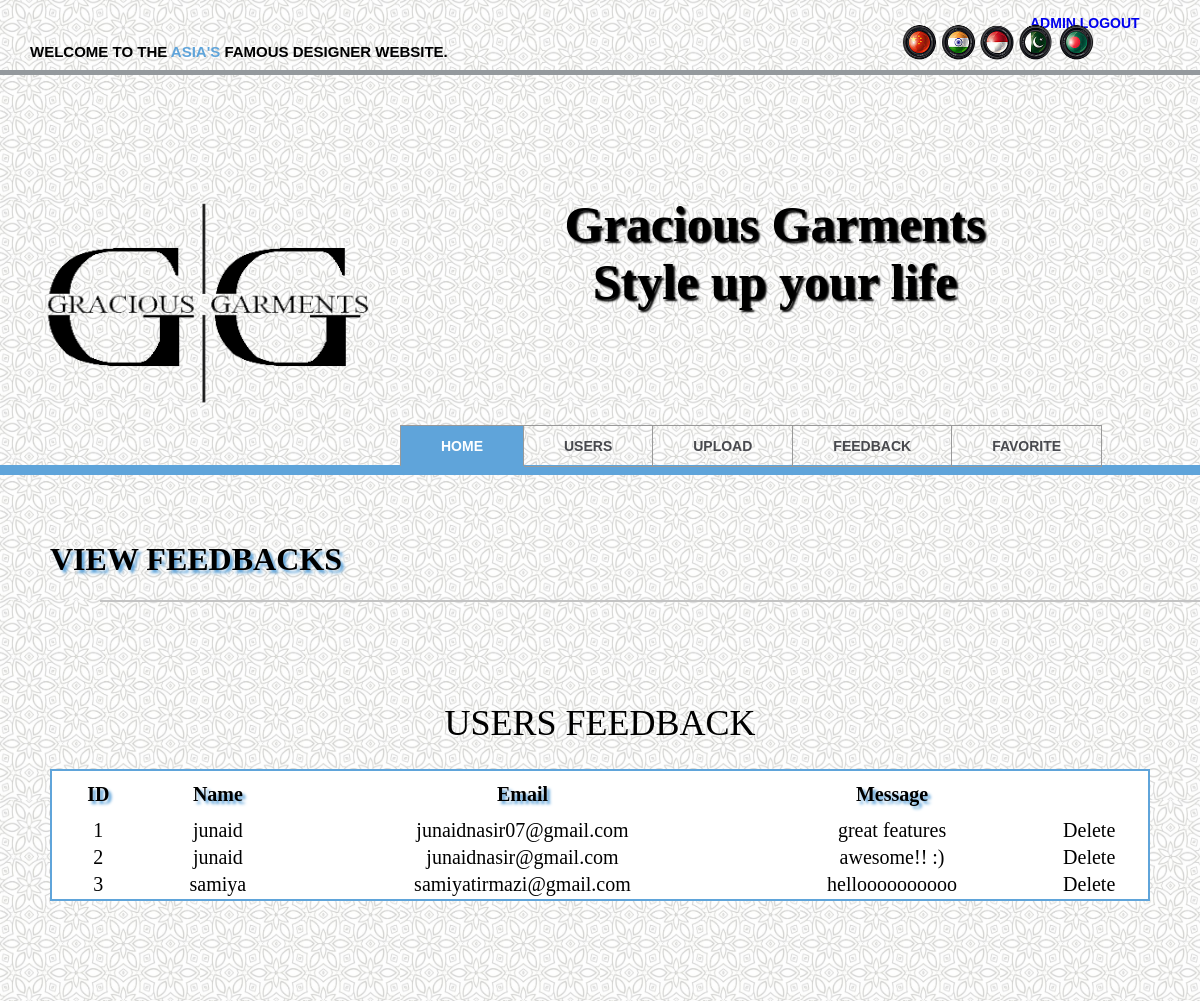
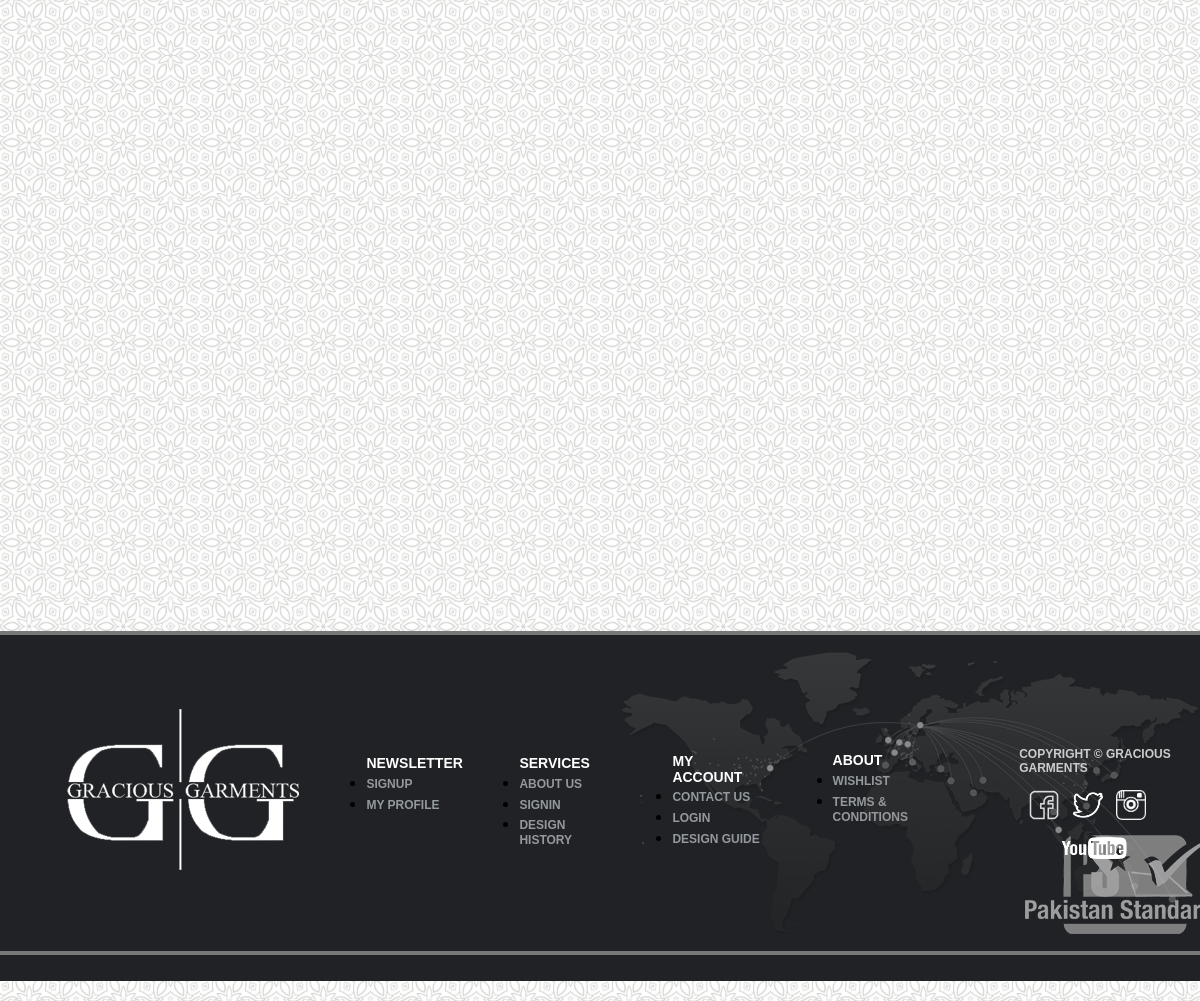
Screenshot of /viewfeedback.php with the database file from the repository (2 pictures, top to bottom).
### tables this page shows
CREATE TABLE `contact` (
  `id` int(11) NOT NULL,
  `name` varchar(30) NOT NULL,
  `email` varchar(50) NOT NULL,
  `message` varchar(200) NOT NULL
);

### viewfeedback.php (the view, shortened to what this page needs)
<head>
<?php include('header2.php'); ?>
<link rel="stylesheet" href="viewfeedback.css" type="text/css"/>
</head>
<div id='fav_item'>
<h1>VIEW FEEDBACKS</h1>
<div id='bar'></div>
</div>
<div class="model">
			USERS FEEDBACK
					<?php
					include('config.php');
					$sql2="Select * FROM contact";
					$record2=mysqli_query($conn,$sql2);
					?>
			<table width="800px" class="tb" cellpadding="1" cellspacing="2" >
			<tr>
			<th>ID</th>
			<th>Name</th>
			<th>Email</th>
			<th >Message</th>
			</tr>
			<?php
			while($result2=mysqli_fetch_assoc($record2)){
			echo "<tr>";
			echo "<td>".$result2['id']."</td>";
			echo "<td>".$result2['name']."</td>";
			echo "<td>".$result2['email']."</td>";
			echo "<td>".$result2['message']."</td>";
			echo '<td><a class="del" href="CDeleteFeedback.php?id='.$result2['id'].'">Delete</a></td>';
			echo "</tr>";
			}
			?>
			</table>
			</div>
<?php include('footer.php'); ?>

### viewfeedback.css (style rules this page uses)
body { padding:0; margin:0; width:100%; background-image:url('img/white.jpg'); background-size:200px 200px; }
#fav_item { //font-size:30px; //font-weight:bold; //text-align:center; margin-top:30px; margin-left:50px; text-shadow:3px 3px 3px #5fa4da; }
#bar { height:1px; border-bottom:2px solid #c3c3c3; margin-left:50px }
.model { width:1100px; height:700px; text-align:center; font-size:36px; margin:auto; margin-top:100px; }
.model table { font-size:20px; }
.tb { text-align:center; background-color:#fff; border:2px solid #5fa4da; margin-top:25px; width: 100%; }
.tb th ,tb td { text-shadow:3px 3px 3px #5fa4da; padding: 10px; }
.tb a { text-decoration:none; color:#000; }

### rows the page displays
contact: id "1", name "junaid", email "junaidnasir07@gmail.com", message "great features"
contact: id "2", name "junaid", email "junaidnasir@gmail.com", message "awesome!! :)"
contact: id "3", name "samiya", email "samiyatirmazi@gmail.com", message "helloooooooooo"
